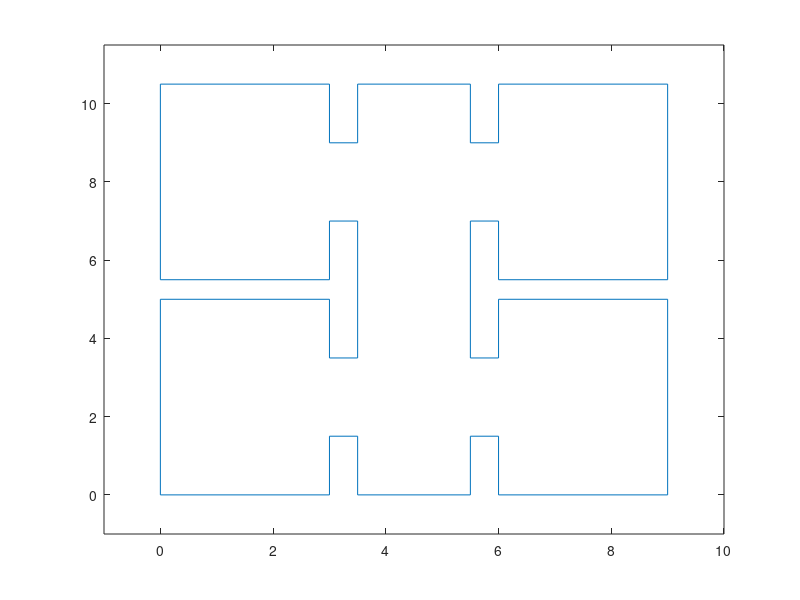

MATLAB code for this plot: (Note: this script raises an error after producing the figure.)
%% Script for plotting the maps
clear all
close all
clc

%% Load the maps
map1 = load('map_7.mat');           % symmetric
map2 = load('map_6.mat');           % curved
map3 = load('map_5.mat');           % apartment

%% Plot the maps
width = 8.2;        % centimeter for a half page site
height = 4.0;

h1 = figure(1);
set(h1, 'Units','centimeters','Position', [1 1 0.33*width height])
plot(map1.polyMap.x,map1.polyMap.y)
set(gca ,'FontSize' ,10) ;
% xlabel('K','Interpreter','latex')
% ylabel('$$\mathcal{L}$$','Interpreter','latex')
axis([map1.polyMap.XWorldLimits,map1.polyMap.YWorldLimits])
scalebar
box off
axis off

h1 = figure(2);
set(h1, 'Units','centimeters','Position', [1 1 0.33*width height])
plot(map2.polyMap.x,map2.polyMap.y)
set(gca ,'FontSize' ,10) ;
% xlabel('K','Interpreter','latex')
% ylabel('$$\mathcal{L}$$','Interpreter','latex')
axis([map2.polyMap.XWorldLimits,map2.polyMap.YWorldLimits])
scalebar
box off
axis off

h1 = figure(3);
set(h1, 'Units','centimeters','Position', [1 1 0.33*width height])
plot(map3.polyMap.x,map3.polyMap.y)
set(gca ,'FontSize' ,10) ;
% xlabel('K','Interpreter','latex')
% ylabel('$$\mathcal{L}$$','Interpreter','latex')
axis([map3.polyMap.XWorldLimits,map3.polyMap.YWorldLimits])
scalebar
box off
axis off